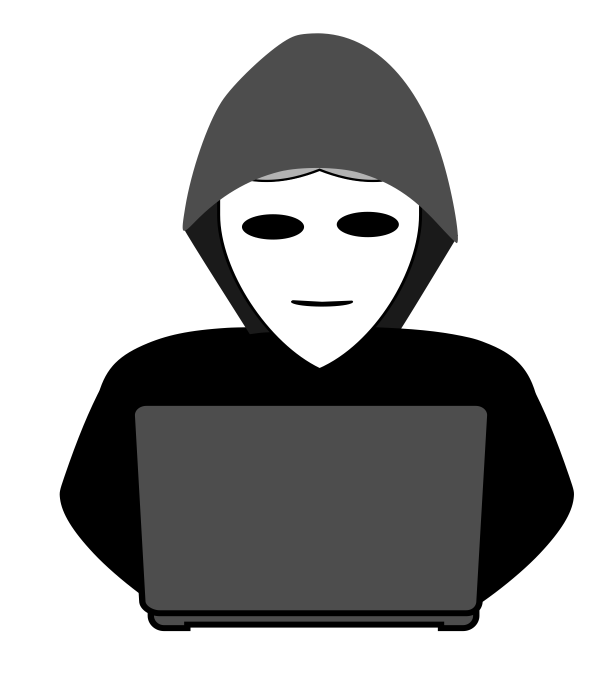
#> input picture steganography-tool/images/before_encryption/click_here_to_win_an_iphone.png, 1200 x 1400 px, found by its file name (shown at 1/2 size); its folder holds only this picture in this run
$ python building_tool.py --file images/before_encryption/click_here_to_win_an_iphone.png
#> lines starting #> are read from the running program, lines starting #| are printed output that depends on the picture
from rich.console import Console
from PIL import Image
import argparse

# Define the input and output directories for images
BEFORE_ENCRYPTION_FOLDER = r'steganography-tool/images/before_encryption/'
AFTER_ENCRYPTION_FOLDER = r'steganography-tool/images/after_encryption/'
END_OF_MESSAGE_INDICATOR = "1111111111111110"

console = Console()


# Convert a message to binary format
def message_to_binary(message):
    binary = ''.join(format(ord(i), '08b') for i in message)
    return binary + END_OF_MESSAGE_INDICATOR


# Encrypt a message into an image
def encrypt_message(image_filename, message):
    console.print("\nStarting encryption ... ", style="bold italic yellow")
    img = Image.open(
        BEFORE_ENCRYPTION_FOLDER + image_filename)
#> img is the input picture: PIL image 1200x1400 LA; mean R, G, B, A 34.1, 34.1, 34.1, 116.3
    img = img.convert("RGB")
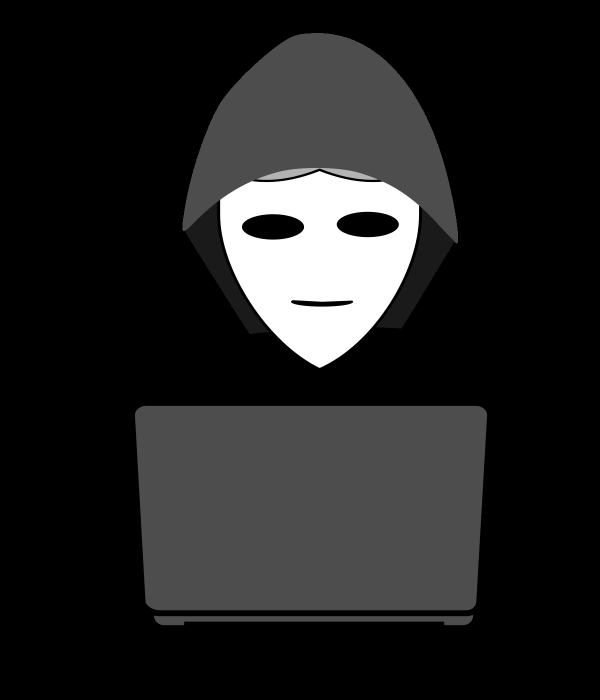
#> img: PIL image 1200x1400 RGB (shown at 1/2 size); min 0, max 255, mean 34.1
    width, height = img.size
#> width = 1200; height = 1400
    binary_message = message_to_binary(message)
    index = 0
    for row in range(height):
        for col in range(width):
            r, g, b = img.getpixel((col, row))
            if index < len(binary_message):
                img.putpixel((col, row), (r & 254 | int(
                    binary_message[index]), g, b))
                index += 1
#> after the loop, index = 16
    img.save(AFTER_ENCRYPTION_FOLDER + image_filename)
    console.print(
        f"\tThe message [bold green]'{message}'[/bold green] has been encrypted into [bold bright_magenta]'{image_filename}'[/bold bright_magenta]")
    console.print(
        f"\tPath : {AFTER_ENCRYPTION_FOLDER + image_filename}", style="blink italic grey54")
    console.print("Encryption done !\n", style="bold italic yellow")


# Decrypt a message from an encrypted image
def decrypt_message(hidden_image_filename):
    console.print("\nStarting decryption ... ", style="bold italic yellow")
    img = Image.open(
        AFTER_ENCRYPTION_FOLDER + hidden_image_filename)
    img = img.convert("RGB")
    binary_message = ""
    for row in range(img.size[1]):
        for col in range(img.size[0]):
            r, g, b = img.getpixel((col, row))
            binary_message += str(r & 1)
            if binary_message[-16:] == END_OF_MESSAGE_INDICATOR:
                return binary_to_string(binary_message[:-16])
#> after the loop, binary_message = '1111111111111110'
    return binary_to_string(binary_message)


# Convert a binary message to a string
def binary_to_string(binary):
    message = ""
    for i in range(0, len(binary), 8):
        message += chr(int(binary[i:i+8], 2))
    return message


if __name__ == "__main__":
    console.print("\nBUILDING TOOL FOR ENCRYPT AN IMAGE\n",
                  style="bold dark_orange")
    # construct the argument parse and parse the arguments
    parser = argparse.ArgumentParser()
    parser.add_argument("--file", required=True, help="file to uncrypt")
    args = parser.parse_args()

    if args.file:
        console.print(
            f"[grey70]Filename to encrypt :[/grey70] [bold bright_magenta]{args.file}[/bold bright_magenta]")
        filename = rf'{args.file}'
        message = console.input(
            "[grey70]Enter the message you want to encrypt into the file : [/grey70]")
        encrypt_message(filename, message)
        decrypted_message = decrypt_message(filename)
#> decrypted_message = ''
        console.print(
            f"\tDecrypted message : [bold green]{decrypted_message}[/bold green]")
        console.print("Decryption done !", style="bold italic yellow")
        console.print("\nENDING PROCESS\n",
                      style="bold dark_orange")
    else:
        console.print("No filename provided.", style="bold red")
